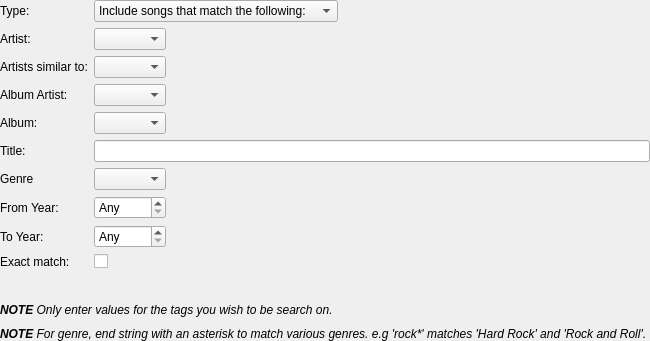
<?xml version="1.0" encoding="UTF-8"?>
<ui version="4.0">
 <class>DynamicRule</class>
 <widget class="QWidget" name="DynamicRule">
  <property name="geometry">
   <rect>
    <x>0</x>
    <y>0</y>
    <width>397</width>
    <height>333</height>
   </rect>
  </property>
  <layout class="QVBoxLayout" name="verticalLayout">
   <property name="margin">
    <number>0</number>
   </property>
   <item>
    <layout class="QFormLayout" name="formLayout">
     <property name="fieldGrowthPolicy">
      <enum>QFormLayout::ExpandingFieldsGrow</enum>
     </property>
     <item row="1" column="0">
      <widget class="BuddyLabel" name="label">
       <property name="text">
        <string>Artist:</string>
       </property>
       <property name="buddy">
        <cstring>artistText</cstring>
       </property>
      </widget>
     </item>
     <item row="1" column="1">
      <widget class="CompletionCombo" name="artistText"/>
     </item>
     <item row="3" column="0">
      <widget class="BuddyLabel" name="label_2">
       <property name="text">
        <string>Album Artist:</string>
       </property>
       <property name="buddy">
        <cstring>albumArtistText</cstring>
       </property>
      </widget>
     </item>
     <item row="3" column="1">
      <widget class="CompletionCombo" name="albumArtistText"/>
     </item>
     <item row="4" column="0">
      <widget class="BuddyLabel" name="label_3">
       <property name="text">
        <string>Album:</string>
       </property>
       <property name="buddy">
        <cstring>albumText</cstring>
       </property>
      </widget>
     </item>
     <item row="4" column="1">
      <widget class="CompletionCombo" name="albumText"/>
     </item>
     <item row="5" column="0">
      <widget class="BuddyLabel" name="label_4">
       <property name="text">
        <string>Title:</string>
       </property>
       <property name="buddy">
        <cstring>titleText</cstring>
       </property>
      </widget>
     </item>
     <item row="5" column="1">
      <widget class="LineEdit" name="titleText"/>
     </item>
     <item row="6" column="0">
      <widget class="BuddyLabel" name="label_5">
       <property name="text">
        <string>Genre</string>
       </property>
       <property name="buddy">
        <cstring>genreText</cstring>
       </property>
      </widget>
     </item>
     <item row="6" column="1">
      <widget class="CompletionCombo" name="genreText"/>
     </item>
     <item row="7" column="0">
      <widget class="BuddyLabel" name="label_6">
       <property name="text">
        <string>From Year:</string>
       </property>
       <property name="buddy">
        <cstring>dateFromSpin</cstring>
       </property>
      </widget>
     </item>
     <item row="7" column="1">
      <widget class="SpinBox" name="dateFromSpin">
       <property name="minimumSize">
        <size>
         <width>72</width>
         <height>0</height>
        </size>
       </property>
       <property name="specialValueText">
        <string>Any</string>
       </property>
      </widget>
     </item>
     <item row="8" column="0">
      <widget class="BuddyLabel" name="label_6x">
       <property name="text">
        <string>To Year:</string>
       </property>
       <property name="buddy">
        <cstring>dateToSpin</cstring>
       </property>
      </widget>
     </item>
     <item row="8" column="1">
      <widget class="SpinBox" name="dateToSpin">
       <property name="minimumSize">
        <size>
         <width>72</width>
         <height>0</height>
        </size>
       </property>
       <property name="specialValueText">
        <string>Any</string>
       </property>
      </widget>
     </item>
     <item row="9" column="0">
      <widget class="BuddyLabel" name="label_5x">
       <property name="text">
        <string>Exact match:</string>
       </property>
       <property name="buddy">
        <cstring>exactCheck</cstring>
       </property>
      </widget>
     </item>
     <item row="9" column="1">
      <widget class="OnOffButton" name="exactCheck"/>
     </item>
     <item row="0" column="0">
      <widget class="BuddyLabel" name="label_9">
       <property name="text">
        <string>Type:</string>
       </property>
       <property name="buddy">
        <cstring>typeCombo</cstring>
       </property>
      </widget>
     </item>
     <item row="0" column="1">
      <widget class="QComboBox" name="typeCombo">
       <item>
        <property name="text">
         <string>Include songs that match the following:</string>
        </property>
       </item>
       <item>
        <property name="text">
         <string>Exclude songs that match the following:</string>
        </property>
       </item>
      </widget>
     </item>
     <item row="2" column="0">
      <widget class="BuddyLabel" name="similarArtistsText_label">
       <property name="text">
        <string>Artists similar to:</string>
       </property>
       <property name="buddy">
        <cstring>similarArtistsText</cstring>
       </property>
      </widget>
     </item>
     <item row="2" column="1">
      <widget class="CompletionCombo" name="similarArtistsText"/>
     </item>
    </layout>
   </item>
   <item>
    <spacer name="verticalSpacer_3xx">
     <property name="orientation">
      <enum>Qt::Vertical</enum>
     </property>
     <property name="sizeType">
      <enum>QSizePolicy::Fixed</enum>
     </property>
     <property name="sizeHint" stdset="0">
      <size>
       <width>20</width>
       <height>4</height>
      </size>
     </property>
    </spacer>
   </item>
   <item>
    <widget class="QLabel" name="errorLabel"/>
  </item>
  <item>
   <spacer name="verticalSpacer_3xz">
    <property name="orientation">
     <enum>Qt::Vertical</enum>
    </property>
    <property name="sizeType">
     <enum>QSizePolicy::Fixed</enum>
    </property>
    <property name="sizeHint" stdset="0">
     <size>
      <width>20</width>
      <height>4</height>
     </size>
    </property>
   </spacer>
  </item>
   <item>
    <widget class="QLabel" name="label_7">
     <property name="text">
      <string>&lt;i&gt;&lt;b&gt;NOTE&lt;/b&gt; Only enter values for the tags you wish to be search on. &lt;/i&gt;</string>
     </property>
     <property name="alignment">
      <set>Qt::AlignLeading|Qt::AlignLeft|Qt::AlignTop</set>
     </property>
    </widget>
  </item>
  <item>
   <spacer name="verticalSpacer_3x">
    <property name="orientation">
     <enum>Qt::Vertical</enum>
    </property>
    <property name="sizeType">
     <enum>QSizePolicy::Fixed</enum>
    </property>
    <property name="sizeHint" stdset="0">
     <size>
      <width>20</width>
      <height>4</height>
     </size>
    </property>
   </spacer>
  </item>
  <item>
    <widget class="QLabel" name="label_7x">
     <property name="text">
      <string>&lt;i&gt;&lt;b&gt;NOTE&lt;/b&gt; For genre, end string with an asterisk to match various genres. e.g 'rock*' matches 'Hard Rock' and 'Rock and Roll'. &lt;/i&gt;</string>
     </property>
     <property name="alignment">
      <set>Qt::AlignLeading|Qt::AlignLeft|Qt::AlignTop</set>
     </property>
    </widget>
   </item>
   <item>
    <spacer name="verticalSpacer_3xy">
     <property name="orientation">
      <enum>Qt::Vertical</enum>
     </property>
     <property name="sizeType">
      <enum>QSizePolicy::MinimumExpanding</enum>
     </property>
     <property name="sizeHint" stdset="0">
      <size>
       <width>20</width>
       <height>0</height>
      </size>
     </property>
    </spacer>
   </item>
  </layout>
 </widget>
 <customwidgets>
  <customwidget>
   <class>OnOffButton</class>
   <extends>QCheckBox</extends>
   <header>onoffbutton.h</header>
  </customwidget>
  <customwidget>
   <class>LineEdit</class>
   <extends>QLineEdit</extends>
   <header>lineedit.h</header>
  </customwidget>
  <customwidget>
   <class>CompletionCombo</class>
   <extends>QComboBox</extends>
   <header>completioncombo.h</header>
  </customwidget>
  <customwidget>
   <class>BuddyLabel</class>
   <extends>QLabel</extends>
   <header>buddylabel.h</header>
  </customwidget>
  <customwidget>
   <class>SpinBox</class>
   <extends>QSpinBox</extends>
   <header>spinbox.h</header>
  </customwidget>
 </customwidgets>
 <tabstops>
  <tabstop>typeCombo</tabstop>
  <tabstop>artistText</tabstop>
  <tabstop>albumArtistText</tabstop>
  <tabstop>albumText</tabstop>
  <tabstop>titleText</tabstop>
  <tabstop>genreText</tabstop>
  <tabstop>dateFromSpin</tabstop>
  <tabstop>dateToSpin</tabstop>
  <tabstop>exactCheck</tabstop>
 </tabstops>
 <resources/>
 <connections/>
</ui>
